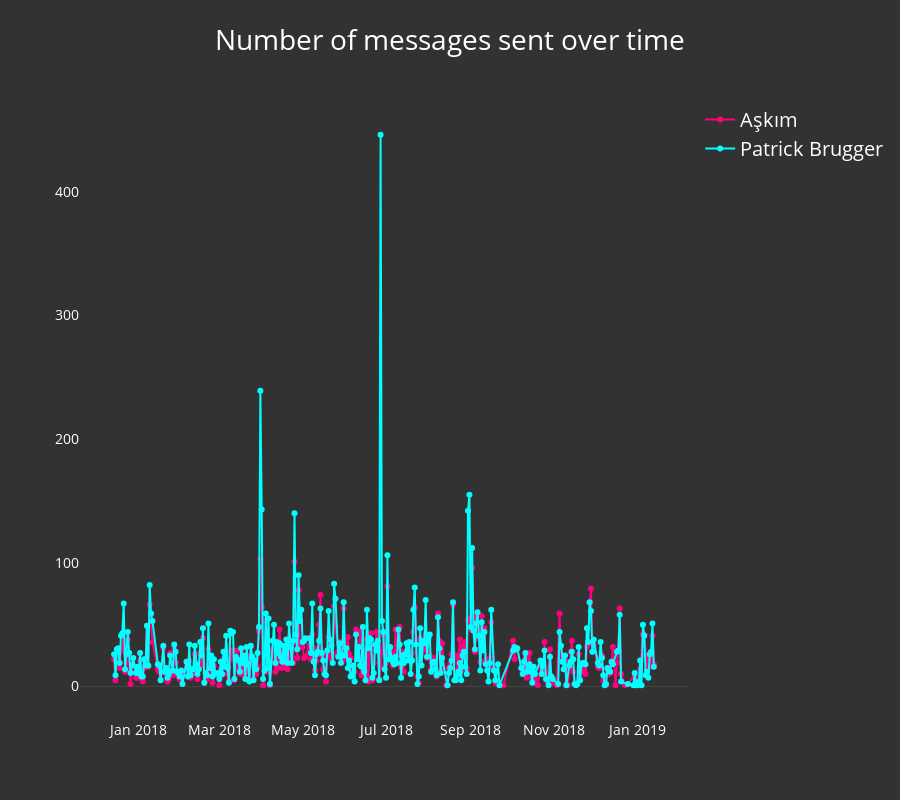

Notebook cell for this chart:
### Code cell
iplot(wa.plot_chronology(nb_mode=True))

### Figure 1 — Plotly figure (JSON) as saved in the notebook; plotly's stock layout.template omitted (floating-point values rounded to 4 significant figures; data arrays with more than 128 entries replaced by an {"elided": "..."} marker saying what was removed)
{"data": [{"marker": {"color": "rgba(255, 0, 127, 1)"}, "mode": "lines+markers", "name": "Aşkım", "type": "scatter", "uid": "46beb111-067f-4712-82f8-68eb9a29ea2b", "x": {"elided": "345 str values"}, "y": {"elided": "345 int values"}}, {"marker": {"color": "rgba(0, 255, 255, 1)"}, "mode": "lines+markers", "name": "Patrick Brugger", "type": "scatter", "uid": "bb971200-87b3-4bfc-a3ab-b6f12843b3b1", "x": {"elided": "347 str values"}, "y": {"elided": "347 int values"}}], "layout": {"font": {"color": "white", "size": 20}, "height": 800, "paper_bgcolor": "rgba(50, 50, 50, 1)", "plot_bgcolor": "rgba(50, 50, 50, 1)", "title": "Number of messages sent over time", "xaxis": {"automargin": true, "showticklabels": true, "tickfont": {"color": "white", "size": 14}, "titlefont": {"color": "white", "size": 18}}, "yaxis": {"automargin": true, "showticklabels": true, "tickfont": {"color": "white", "size": 14}, "titlefont": {"color": "white", "size": 18}}}}
